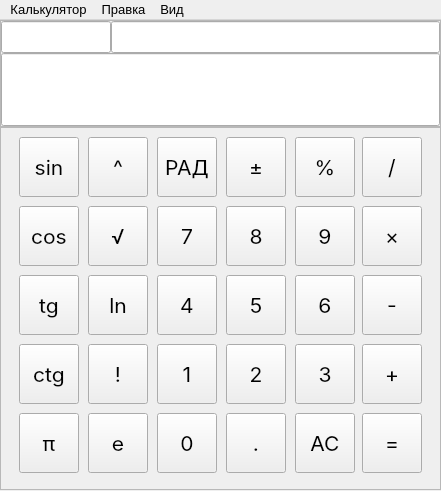
<?xml version="1.0" encoding="UTF-8"?>
<ui version="4.0">
 <class>MainWindow</class>
 <widget class="QMainWindow" name="MainWindow">
  <property name="geometry">
   <rect>
    <x>0</x>
    <y>0</y>
    <width>441</width>
    <height>491</height>
   </rect>
  </property>
  <property name="sizePolicy">
   <sizepolicy hsizetype="Minimum" vsizetype="Minimum">
    <horstretch>0</horstretch>
    <verstretch>0</verstretch>
   </sizepolicy>
  </property>
  <property name="minimumSize">
   <size>
    <width>303</width>
    <height>491</height>
   </size>
  </property>
  <property name="maximumSize">
   <size>
    <width>441</width>
    <height>491</height>
   </size>
  </property>
  <property name="font">
   <font>
    <pointsize>10</pointsize>
   </font>
  </property>
  <property name="windowTitle">
   <string>MainWindow</string>
  </property>
  <widget class="QWidget" name="centralwidget">
   <property name="sizePolicy">
    <sizepolicy hsizetype="Minimum" vsizetype="Minimum">
     <horstretch>0</horstretch>
     <verstretch>0</verstretch>
    </sizepolicy>
   </property>
   <property name="minimumSize">
    <size>
     <width>303</width>
     <height>466</height>
    </size>
   </property>
   <property name="maximumSize">
    <size>
     <width>441</width>
     <height>470</height>
    </size>
   </property>
   <property name="styleSheet">
    <string notr="true"/>
   </property>
   <layout class="QVBoxLayout" name="verticalLayout_2">
    <property name="spacing">
     <number>0</number>
    </property>
    <property name="leftMargin">
     <number>0</number>
    </property>
    <property name="topMargin">
     <number>0</number>
    </property>
    <property name="rightMargin">
     <number>0</number>
    </property>
    <property name="bottomMargin">
     <number>0</number>
    </property>
    <item>
     <widget class="QFrame" name="display">
      <property name="sizePolicy">
       <sizepolicy hsizetype="Minimum" vsizetype="Minimum">
        <horstretch>0</horstretch>
        <verstretch>0</verstretch>
       </sizepolicy>
      </property>
      <property name="minimumSize">
       <size>
        <width>267</width>
        <height>107</height>
       </size>
      </property>
      <property name="frameShape">
       <enum>QFrame::StyledPanel</enum>
      </property>
      <property name="frameShadow">
       <enum>QFrame::Raised</enum>
      </property>
      <layout class="QVBoxLayout" name="verticalLayout" stretch="1,4">
       <property name="spacing">
        <number>0</number>
       </property>
       <property name="leftMargin">
        <number>0</number>
       </property>
       <property name="topMargin">
        <number>0</number>
       </property>
       <property name="rightMargin">
        <number>0</number>
       </property>
       <property name="bottomMargin">
        <number>0</number>
       </property>
       <item>
        <layout class="QHBoxLayout" name="secondaryDisplay" stretch="1,3">
         <property name="spacing">
          <number>0</number>
         </property>
         <item>
          <widget class="QLineEdit" name="indicator">
           <property name="sizePolicy">
            <sizepolicy hsizetype="Expanding" vsizetype="Minimum">
             <horstretch>0</horstretch>
             <verstretch>0</verstretch>
            </sizepolicy>
           </property>
           <property name="minimumSize">
            <size>
             <width>0</width>
             <height>32</height>
            </size>
           </property>
           <property name="font">
            <font>
             <pointsize>16</pointsize>
            </font>
           </property>
           <property name="alignment">
            <set>Qt::AlignLeading|Qt::AlignLeft|Qt::AlignVCenter</set>
           </property>
           <property name="readOnly">
            <bool>true</bool>
           </property>
          </widget>
         </item>
         <item>
          <widget class="QLineEdit" name="secondaryText">
           <property name="sizePolicy">
            <sizepolicy hsizetype="Expanding" vsizetype="Minimum">
             <horstretch>0</horstretch>
             <verstretch>0</verstretch>
            </sizepolicy>
           </property>
           <property name="minimumSize">
            <size>
             <width>0</width>
             <height>32</height>
            </size>
           </property>
           <property name="font">
            <font>
             <family>.AppleSystemUIFont</family>
             <pointsize>24</pointsize>
            </font>
           </property>
           <property name="alignment">
            <set>Qt::AlignRight|Qt::AlignTrailing|Qt::AlignVCenter</set>
           </property>
           <property name="readOnly">
            <bool>true</bool>
           </property>
          </widget>
         </item>
        </layout>
       </item>
       <item>
        <widget class="QLineEdit" name="primaryText">
         <property name="sizePolicy">
          <sizepolicy hsizetype="Expanding" vsizetype="Minimum">
           <horstretch>0</horstretch>
           <verstretch>0</verstretch>
          </sizepolicy>
         </property>
         <property name="minimumSize">
          <size>
           <width>0</width>
           <height>48</height>
          </size>
         </property>
         <property name="font">
          <font>
           <pointsize>36</pointsize>
          </font>
         </property>
         <property name="alignment">
          <set>Qt::AlignRight|Qt::AlignTrailing|Qt::AlignVCenter</set>
         </property>
         <property name="readOnly">
          <bool>true</bool>
         </property>
        </widget>
       </item>
      </layout>
     </widget>
    </item>
    <item>
     <widget class="QFrame" name="keyboard">
      <property name="sizePolicy">
       <sizepolicy hsizetype="Minimum" vsizetype="Minimum">
        <horstretch>0</horstretch>
        <verstretch>0</verstretch>
       </sizepolicy>
      </property>
      <property name="minimumSize">
       <size>
        <width>267</width>
        <height>363</height>
       </size>
      </property>
      <property name="frameShape">
       <enum>QFrame::StyledPanel</enum>
      </property>
      <property name="frameShadow">
       <enum>QFrame::Raised</enum>
      </property>
      <property name="lineWidth">
       <number>0</number>
      </property>
      <layout class="QHBoxLayout" name="horizontalLayout">
       <property name="spacing">
        <number>9</number>
       </property>
       <property name="leftMargin">
        <number>18</number>
       </property>
       <property name="topMargin">
        <number>9</number>
       </property>
       <property name="rightMargin">
        <number>18</number>
       </property>
       <property name="bottomMargin">
        <number>18</number>
       </property>
       <item>
        <widget class="QWidget" name="trigonometry" native="true">
         <property name="sizePolicy">
          <sizepolicy hsizetype="Minimum" vsizetype="Minimum">
           <horstretch>0</horstretch>
           <verstretch>0</verstretch>
          </sizepolicy>
         </property>
         <property name="minimumSize">
          <size>
           <width>60</width>
           <height>336</height>
          </size>
         </property>
         <layout class="QVBoxLayout" name="verticalLayout_4">
          <property name="spacing">
           <number>9</number>
          </property>
          <property name="leftMargin">
           <number>0</number>
          </property>
          <property name="topMargin">
           <number>0</number>
          </property>
          <property name="rightMargin">
           <number>0</number>
          </property>
          <property name="bottomMargin">
           <number>0</number>
          </property>
          <item>
           <widget class="QPushButton" name="sin">
            <property name="sizePolicy">
             <sizepolicy hsizetype="Maximum" vsizetype="Maximum">
              <horstretch>0</horstretch>
              <verstretch>0</verstretch>
             </sizepolicy>
            </property>
            <property name="minimumSize">
             <size>
              <width>60</width>
              <height>60</height>
             </size>
            </property>
            <property name="maximumSize">
             <size>
              <width>60</width>
              <height>60</height>
             </size>
            </property>
            <property name="font">
             <font>
              <family>Inter</family>
              <pointsize>16</pointsize>
             </font>
            </property>
            <property name="styleSheet">
             <string notr="true"/>
            </property>
            <property name="text">
             <string>sin</string>
            </property>
           </widget>
          </item>
          <item>
           <widget class="QPushButton" name="cos">
            <property name="sizePolicy">
             <sizepolicy hsizetype="Maximum" vsizetype="Maximum">
              <horstretch>0</horstretch>
              <verstretch>0</verstretch>
             </sizepolicy>
            </property>
            <property name="minimumSize">
             <size>
              <width>60</width>
              <height>60</height>
             </size>
            </property>
            <property name="maximumSize">
             <size>
              <width>60</width>
              <height>60</height>
             </size>
            </property>
            <property name="font">
             <font>
              <family>Inter</family>
              <pointsize>16</pointsize>
             </font>
            </property>
            <property name="styleSheet">
             <string notr="true"/>
            </property>
            <property name="text">
             <string>cos</string>
            </property>
           </widget>
          </item>
          <item>
           <widget class="QPushButton" name="tg">
            <property name="sizePolicy">
             <sizepolicy hsizetype="Maximum" vsizetype="Maximum">
              <horstretch>0</horstretch>
              <verstretch>0</verstretch>
             </sizepolicy>
            </property>
            <property name="minimumSize">
             <size>
              <width>60</width>
              <height>60</height>
             </size>
            </property>
            <property name="maximumSize">
             <size>
              <width>60</width>
              <height>60</height>
             </size>
            </property>
            <property name="font">
             <font>
              <family>Inter</family>
              <pointsize>16</pointsize>
             </font>
            </property>
            <property name="styleSheet">
             <string notr="true"/>
            </property>
            <property name="text">
             <string>tg</string>
            </property>
           </widget>
          </item>
          <item>
           <widget class="QPushButton" name="ctg">
            <property name="sizePolicy">
             <sizepolicy hsizetype="Maximum" vsizetype="Maximum">
              <horstretch>0</horstretch>
              <verstretch>0</verstretch>
             </sizepolicy>
            </property>
            <property name="minimumSize">
             <size>
              <width>60</width>
              <height>60</height>
             </size>
            </property>
            <property name="maximumSize">
             <size>
              <width>60</width>
              <height>60</height>
             </size>
            </property>
            <property name="font">
             <font>
              <family>Inter</family>
              <pointsize>16</pointsize>
             </font>
            </property>
            <property name="styleSheet">
             <string notr="true"/>
            </property>
            <property name="text">
             <string>ctg</string>
            </property>
           </widget>
          </item>
          <item>
           <widget class="QPushButton" name="pi">
            <property name="sizePolicy">
             <sizepolicy hsizetype="Maximum" vsizetype="Maximum">
              <horstretch>0</horstretch>
              <verstretch>0</verstretch>
             </sizepolicy>
            </property>
            <property name="minimumSize">
             <size>
              <width>60</width>
              <height>60</height>
             </size>
            </property>
            <property name="maximumSize">
             <size>
              <width>60</width>
              <height>60</height>
             </size>
            </property>
            <property name="font">
             <font>
              <family>Inter</family>
              <pointsize>16</pointsize>
             </font>
            </property>
            <property name="styleSheet">
             <string notr="true"/>
            </property>
            <property name="text">
             <string>π</string>
            </property>
           </widget>
          </item>
         </layout>
        </widget>
       </item>
       <item>
        <widget class="QWidget" name="alg" native="true">
         <property name="sizePolicy">
          <sizepolicy hsizetype="Minimum" vsizetype="Minimum">
           <horstretch>0</horstretch>
           <verstretch>0</verstretch>
          </sizepolicy>
         </property>
         <property name="minimumSize">
          <size>
           <width>60</width>
           <height>336</height>
          </size>
         </property>
         <layout class="QVBoxLayout" name="verticalLayout_3">
          <property name="spacing">
           <number>9</number>
          </property>
          <property name="leftMargin">
           <number>0</number>
          </property>
          <property name="topMargin">
           <number>0</number>
          </property>
          <property name="rightMargin">
           <number>0</number>
          </property>
          <property name="bottomMargin">
           <number>0</number>
          </property>
          <item>
           <widget class="QPushButton" name="pow">
            <property name="sizePolicy">
             <sizepolicy hsizetype="Maximum" vsizetype="Maximum">
              <horstretch>0</horstretch>
              <verstretch>0</verstretch>
             </sizepolicy>
            </property>
            <property name="minimumSize">
             <size>
              <width>60</width>
              <height>60</height>
             </size>
            </property>
            <property name="maximumSize">
             <size>
              <width>60</width>
              <height>60</height>
             </size>
            </property>
            <property name="font">
             <font>
              <family>Inter</family>
              <pointsize>16</pointsize>
             </font>
            </property>
            <property name="styleSheet">
             <string notr="true"/>
            </property>
            <property name="text">
             <string>^</string>
            </property>
            <property name="icon">
             <iconset>
              <normaloff>:/icons/chevron-up.png</normaloff>:/icons/chevron-up.png</iconset>
            </property>
           </widget>
          </item>
          <item>
           <widget class="QPushButton" name="sqrt">
            <property name="sizePolicy">
             <sizepolicy hsizetype="Maximum" vsizetype="Maximum">
              <horstretch>0</horstretch>
              <verstretch>0</verstretch>
             </sizepolicy>
            </property>
            <property name="minimumSize">
             <size>
              <width>60</width>
              <height>60</height>
             </size>
            </property>
            <property name="maximumSize">
             <size>
              <width>60</width>
              <height>60</height>
             </size>
            </property>
            <property name="font">
             <font>
              <family>Inter</family>
              <pointsize>16</pointsize>
             </font>
            </property>
            <property name="styleSheet">
             <string notr="true"/>
            </property>
            <property name="text">
             <string>√</string>
            </property>
            <property name="iconSize">
             <size>
              <width>24</width>
              <height>24</height>
             </size>
            </property>
           </widget>
          </item>
          <item>
           <widget class="QPushButton" name="log">
            <property name="sizePolicy">
             <sizepolicy hsizetype="Maximum" vsizetype="Maximum">
              <horstretch>0</horstretch>
              <verstretch>0</verstretch>
             </sizepolicy>
            </property>
            <property name="minimumSize">
             <size>
              <width>60</width>
              <height>60</height>
             </size>
            </property>
            <property name="maximumSize">
             <size>
              <width>60</width>
              <height>60</height>
             </size>
            </property>
            <property name="font">
             <font>
              <family>Inter</family>
              <pointsize>16</pointsize>
             </font>
            </property>
            <property name="styleSheet">
             <string notr="true"/>
            </property>
            <property name="text">
             <string>ln</string>
            </property>
           </widget>
          </item>
          <item>
           <widget class="QPushButton" name="fact">
            <property name="sizePolicy">
             <sizepolicy hsizetype="Maximum" vsizetype="Maximum">
              <horstretch>0</horstretch>
              <verstretch>0</verstretch>
             </sizepolicy>
            </property>
            <property name="minimumSize">
             <size>
              <width>60</width>
              <height>60</height>
             </size>
            </property>
            <property name="maximumSize">
             <size>
              <width>60</width>
              <height>60</height>
             </size>
            </property>
            <property name="font">
             <font>
              <family>Inter</family>
              <pointsize>16</pointsize>
             </font>
            </property>
            <property name="styleSheet">
             <string notr="true"/>
            </property>
            <property name="text">
             <string>!</string>
            </property>
           </widget>
          </item>
          <item>
           <widget class="QPushButton" name="e">
            <property name="sizePolicy">
             <sizepolicy hsizetype="Maximum" vsizetype="Maximum">
              <horstretch>0</horstretch>
              <verstretch>0</verstretch>
             </sizepolicy>
            </property>
            <property name="minimumSize">
             <size>
              <width>60</width>
              <height>60</height>
             </size>
            </property>
            <property name="maximumSize">
             <size>
              <width>60</width>
              <height>60</height>
             </size>
            </property>
            <property name="font">
             <font>
              <family>Inter</family>
              <pointsize>16</pointsize>
             </font>
            </property>
            <property name="styleSheet">
             <string notr="true"/>
            </property>
            <property name="text">
             <string>e</string>
            </property>
           </widget>
          </item>
         </layout>
        </widget>
       </item>
       <item>
        <widget class="QWidget" name="basic" native="true">
         <property name="sizePolicy">
          <sizepolicy hsizetype="Minimum" vsizetype="Minimum">
           <horstretch>0</horstretch>
           <verstretch>0</verstretch>
          </sizepolicy>
         </property>
         <property name="minimumSize">
          <size>
           <width>198</width>
           <height>336</height>
          </size>
         </property>
         <layout class="QVBoxLayout" name="verticalLayout_6">
          <property name="spacing">
           <number>9</number>
          </property>
          <property name="leftMargin">
           <number>0</number>
          </property>
          <property name="topMargin">
           <number>0</number>
          </property>
          <property name="rightMargin">
           <number>0</number>
          </property>
          <property name="bottomMargin">
           <number>0</number>
          </property>
          <item>
           <layout class="QHBoxLayout" name="controls">
            <property name="spacing">
             <number>9</number>
            </property>
            <item>
             <widget class="QPushButton" name="toRad">
              <property name="sizePolicy">
               <sizepolicy hsizetype="Maximum" vsizetype="Maximum">
                <horstretch>0</horstretch>
                <verstretch>0</verstretch>
               </sizepolicy>
              </property>
              <property name="minimumSize">
               <size>
                <width>60</width>
                <height>60</height>
               </size>
              </property>
              <property name="maximumSize">
               <size>
                <width>60</width>
                <height>60</height>
               </size>
              </property>
              <property name="font">
               <font>
                <family>Inter</family>
                <pointsize>16</pointsize>
               </font>
              </property>
              <property name="styleSheet">
               <string notr="true"/>
              </property>
              <property name="text">
               <string>РАД</string>
              </property>
             </widget>
            </item>
            <item>
             <widget class="QPushButton" name="changeSign">
              <property name="sizePolicy">
               <sizepolicy hsizetype="Maximum" vsizetype="Maximum">
                <horstretch>0</horstretch>
                <verstretch>0</verstretch>
               </sizepolicy>
              </property>
              <property name="minimumSize">
               <size>
                <width>60</width>
                <height>60</height>
               </size>
              </property>
              <property name="maximumSize">
               <size>
                <width>60</width>
                <height>60</height>
               </size>
              </property>
              <property name="font">
               <font>
                <family>Inter</family>
                <pointsize>16</pointsize>
               </font>
              </property>
              <property name="styleSheet">
               <string notr="true"/>
              </property>
              <property name="text">
               <string>±</string>
              </property>
              <property name="iconSize">
               <size>
                <width>18</width>
                <height>18</height>
               </size>
              </property>
             </widget>
            </item>
            <item>
             <widget class="QPushButton" name="percent">
              <property name="sizePolicy">
               <sizepolicy hsizetype="Maximum" vsizetype="Maximum">
                <horstretch>0</horstretch>
                <verstretch>0</verstretch>
               </sizepolicy>
              </property>
              <property name="minimumSize">
               <size>
                <width>60</width>
                <height>60</height>
               </size>
              </property>
              <property name="maximumSize">
               <size>
                <width>60</width>
                <height>60</height>
               </size>
              </property>
              <property name="font">
               <font>
                <family>Inter</family>
                <pointsize>16</pointsize>
               </font>
              </property>
              <property name="styleSheet">
               <string notr="true"/>
              </property>
              <property name="text">
               <string>%</string>
              </property>
             </widget>
            </item>
           </layout>
          </item>
          <item>
           <layout class="QGridLayout" name="nums">
            <property name="spacing">
             <number>9</number>
            </property>
            <item row="0" column="0">
             <widget class="QPushButton" name="seven">
              <property name="sizePolicy">
               <sizepolicy hsizetype="Maximum" vsizetype="Maximum">
                <horstretch>0</horstretch>
                <verstretch>0</verstretch>
               </sizepolicy>
              </property>
              <property name="minimumSize">
               <size>
                <width>60</width>
                <height>60</height>
               </size>
              </property>
              <property name="maximumSize">
               <size>
                <width>60</width>
                <height>60</height>
               </size>
              </property>
              <property name="font">
               <font>
                <family>Inter</family>
                <pointsize>16</pointsize>
               </font>
              </property>
              <property name="styleSheet">
               <string notr="true"/>
              </property>
              <property name="text">
               <string>7</string>
              </property>
             </widget>
            </item>
            <item row="0" column="1">
             <widget class="QPushButton" name="eight">
              <property name="sizePolicy">
               <sizepolicy hsizetype="Maximum" vsizetype="Maximum">
                <horstretch>0</horstretch>
                <verstretch>0</verstretch>
               </sizepolicy>
              </property>
              <property name="minimumSize">
               <size>
                <width>60</width>
                <height>60</height>
               </size>
              </property>
              <property name="maximumSize">
               <size>
                <width>60</width>
                <height>60</height>
               </size>
              </property>
              <property name="font">
               <font>
                <family>Inter</family>
                <pointsize>16</pointsize>
               </font>
              </property>
              <property name="styleSheet">
               <string notr="true"/>
              </property>
              <property name="text">
               <string>8</string>
              </property>
             </widget>
            </item>
            <item row="0" column="2">
             <widget class="QPushButton" name="nine">
              <property name="sizePolicy">
               <sizepolicy hsizetype="Maximum" vsizetype="Maximum">
                <horstretch>0</horstretch>
                <verstretch>0</verstretch>
               </sizepolicy>
              </property>
              <property name="minimumSize">
               <size>
                <width>60</width>
                <height>60</height>
               </size>
              </property>
              <property name="maximumSize">
               <size>
                <width>60</width>
                <height>60</height>
               </size>
              </property>
              <property name="font">
               <font>
                <family>Inter</family>
                <pointsize>16</pointsize>
               </font>
              </property>
              <property name="styleSheet">
               <string notr="true"/>
              </property>
              <property name="text">
               <string>9</string>
              </property>
             </widget>
            </item>
            <item row="1" column="0">
             <widget class="QPushButton" name="four">
              <property name="sizePolicy">
               <sizepolicy hsizetype="Maximum" vsizetype="Maximum">
                <horstretch>0</horstretch>
                <verstretch>0</verstretch>
               </sizepolicy>
              </property>
              <property name="minimumSize">
               <size>
                <width>60</width>
                <height>60</height>
               </size>
              </property>
              <property name="maximumSize">
               <size>
                <width>60</width>
                <height>60</height>
               </size>
              </property>
              <property name="font">
               <font>
                <family>Inter</family>
                <pointsize>16</pointsize>
               </font>
              </property>
              <property name="styleSheet">
               <string notr="true"/>
              </property>
              <property name="text">
               <string>4</string>
              </property>
             </widget>
            </item>
            <item row="1" column="1">
             <widget class="QPushButton" name="five">
              <property name="sizePolicy">
               <sizepolicy hsizetype="Maximum" vsizetype="Maximum">
                <horstretch>0</horstretch>
                <verstretch>0</verstretch>
               </sizepolicy>
              </property>
              <property name="minimumSize">
               <size>
                <width>60</width>
                <height>60</height>
               </size>
              </property>
              <property name="maximumSize">
               <size>
                <width>60</width>
                <height>60</height>
               </size>
              </property>
              <property name="font">
               <font>
                <family>Inter</family>
                <pointsize>16</pointsize>
               </font>
              </property>
              <property name="styleSheet">
               <string notr="true"/>
              </property>
              <property name="text">
               <string>5</string>
              </property>
             </widget>
            </item>
            <item row="1" column="2">
             <widget class="QPushButton" name="six">
              <property name="sizePolicy">
               <sizepolicy hsizetype="Maximum" vsizetype="Maximum">
                <horstretch>0</horstretch>
                <verstretch>0</verstretch>
               </sizepolicy>
              </property>
              <property name="minimumSize">
               <size>
                <width>60</width>
                <height>60</height>
               </size>
              </property>
              <property name="maximumSize">
               <size>
                <width>60</width>
                <height>60</height>
               </size>
              </property>
              <property name="font">
               <font>
                <family>Inter</family>
                <pointsize>16</pointsize>
               </font>
              </property>
              <property name="styleSheet">
               <string notr="true"/>
              </property>
              <property name="text">
               <string>6</string>
              </property>
             </widget>
            </item>
            <item row="2" column="0">
             <widget class="QPushButton" name="one">
              <property name="sizePolicy">
               <sizepolicy hsizetype="Maximum" vsizetype="Maximum">
                <horstretch>0</horstretch>
                <verstretch>0</verstretch>
               </sizepolicy>
              </property>
              <property name="minimumSize">
               <size>
                <width>60</width>
                <height>60</height>
               </size>
              </property>
              <property name="maximumSize">
               <size>
                <width>60</width>
                <height>60</height>
               </size>
              </property>
              <property name="font">
               <font>
                <family>Inter</family>
                <pointsize>16</pointsize>
               </font>
              </property>
              <property name="styleSheet">
               <string notr="true"/>
              </property>
              <property name="text">
               <string>1</string>
              </property>
             </widget>
            </item>
            <item row="2" column="1">
             <widget class="QPushButton" name="two">
              <property name="sizePolicy">
               <sizepolicy hsizetype="Maximum" vsizetype="Maximum">
                <horstretch>0</horstretch>
                <verstretch>0</verstretch>
               </sizepolicy>
              </property>
              <property name="minimumSize">
               <size>
                <width>60</width>
                <height>60</height>
               </size>
              </property>
              <property name="maximumSize">
               <size>
                <width>60</width>
                <height>60</height>
               </size>
              </property>
              <property name="font">
               <font>
                <family>Inter</family>
                <pointsize>16</pointsize>
               </font>
              </property>
              <property name="styleSheet">
               <string notr="true"/>
              </property>
              <property name="text">
               <string>2</string>
              </property>
             </widget>
            </item>
            <item row="2" column="2">
             <widget class="QPushButton" name="three">
              <property name="sizePolicy">
               <sizepolicy hsizetype="Maximum" vsizetype="Maximum">
                <horstretch>0</horstretch>
                <verstretch>0</verstretch>
               </sizepolicy>
              </property>
              <property name="minimumSize">
               <size>
                <width>60</width>
                <height>60</height>
               </size>
              </property>
              <property name="maximumSize">
               <size>
                <width>60</width>
                <height>60</height>
               </size>
              </property>
              <property name="font">
               <font>
                <family>Inter</family>
                <pointsize>16</pointsize>
               </font>
              </property>
              <property name="styleSheet">
               <string notr="true"/>
              </property>
              <property name="text">
               <string>3</string>
              </property>
             </widget>
            </item>
            <item row="3" column="0">
             <widget class="QPushButton" name="zero">
              <property name="sizePolicy">
               <sizepolicy hsizetype="Maximum" vsizetype="Maximum">
                <horstretch>0</horstretch>
                <verstretch>0</verstretch>
               </sizepolicy>
              </property>
              <property name="minimumSize">
               <size>
                <width>60</width>
                <height>60</height>
               </size>
              </property>
              <property name="maximumSize">
               <size>
                <width>60</width>
                <height>60</height>
               </size>
              </property>
              <property name="font">
               <font>
                <family>Inter</family>
                <pointsize>16</pointsize>
               </font>
              </property>
              <property name="styleSheet">
               <string notr="true"/>
              </property>
              <property name="text">
               <string>0</string>
              </property>
             </widget>
            </item>
            <item row="3" column="1">
             <widget class="QPushButton" name="dot">
              <property name="sizePolicy">
               <sizepolicy hsizetype="Maximum" vsizetype="Maximum">
                <horstretch>0</horstretch>
                <verstretch>0</verstretch>
               </sizepolicy>
              </property>
              <property name="minimumSize">
               <size>
                <width>60</width>
                <height>60</height>
               </size>
              </property>
              <property name="maximumSize">
               <size>
                <width>60</width>
                <height>60</height>
               </size>
              </property>
              <property name="font">
               <font>
                <family>Inter</family>
                <pointsize>16</pointsize>
               </font>
              </property>
              <property name="styleSheet">
               <string notr="true"/>
              </property>
              <property name="text">
               <string>.</string>
              </property>
             </widget>
            </item>
            <item row="3" column="2">
             <widget class="QPushButton" name="del">
              <property name="sizePolicy">
               <sizepolicy hsizetype="Maximum" vsizetype="Maximum">
                <horstretch>0</horstretch>
                <verstretch>0</verstretch>
               </sizepolicy>
              </property>
              <property name="minimumSize">
               <size>
                <width>60</width>
                <height>60</height>
               </size>
              </property>
              <property name="maximumSize">
               <size>
                <width>60</width>
                <height>60</height>
               </size>
              </property>
              <property name="font">
               <font>
                <family>Inter</family>
                <pointsize>16</pointsize>
               </font>
              </property>
              <property name="styleSheet">
               <string notr="true"/>
              </property>
              <property name="text">
               <string>AC</string>
              </property>
             </widget>
            </item>
           </layout>
          </item>
         </layout>
        </widget>
       </item>
       <item>
        <widget class="QWidget" name="mainOperations" native="true">
         <property name="sizePolicy">
          <sizepolicy hsizetype="Minimum" vsizetype="Minimum">
           <horstretch>0</horstretch>
           <verstretch>0</verstretch>
          </sizepolicy>
         </property>
         <property name="minimumSize">
          <size>
           <width>60</width>
           <height>336</height>
          </size>
         </property>
         <layout class="QVBoxLayout" name="verticalLayout_5">
          <property name="spacing">
           <number>9</number>
          </property>
          <property name="leftMargin">
           <number>0</number>
          </property>
          <property name="topMargin">
           <number>0</number>
          </property>
          <property name="rightMargin">
           <number>0</number>
          </property>
          <property name="bottomMargin">
           <number>0</number>
          </property>
          <item>
           <widget class="QPushButton" name="div">
            <property name="sizePolicy">
             <sizepolicy hsizetype="Maximum" vsizetype="Maximum">
              <horstretch>0</horstretch>
              <verstretch>0</verstretch>
             </sizepolicy>
            </property>
            <property name="minimumSize">
             <size>
              <width>60</width>
              <height>60</height>
             </size>
            </property>
            <property name="maximumSize">
             <size>
              <width>60</width>
              <height>60</height>
             </size>
            </property>
            <property name="font">
             <font>
              <family>Inter</family>
              <pointsize>16</pointsize>
             </font>
            </property>
            <property name="styleSheet">
             <string notr="true"/>
            </property>
            <property name="text">
             <string>/</string>
            </property>
           </widget>
          </item>
          <item>
           <widget class="QPushButton" name="mult">
            <property name="sizePolicy">
             <sizepolicy hsizetype="Maximum" vsizetype="Maximum">
              <horstretch>0</horstretch>
              <verstretch>0</verstretch>
             </sizepolicy>
            </property>
            <property name="minimumSize">
             <size>
              <width>60</width>
              <height>60</height>
             </size>
            </property>
            <property name="maximumSize">
             <size>
              <width>60</width>
              <height>60</height>
             </size>
            </property>
            <property name="font">
             <font>
              <family>Inter</family>
              <pointsize>16</pointsize>
             </font>
            </property>
            <property name="styleSheet">
             <string notr="true"/>
            </property>
            <property name="text">
             <string>×</string>
            </property>
            <property name="icon">
             <iconset>
              <normaloff>:/icons/cross.png</normaloff>:/icons/cross.png</iconset>
            </property>
           </widget>
          </item>
          <item>
           <widget class="QPushButton" name="minus">
            <property name="sizePolicy">
             <sizepolicy hsizetype="Maximum" vsizetype="Maximum">
              <horstretch>0</horstretch>
              <verstretch>0</verstretch>
             </sizepolicy>
            </property>
            <property name="minimumSize">
             <size>
              <width>60</width>
              <height>60</height>
             </size>
            </property>
            <property name="maximumSize">
             <size>
              <width>60</width>
              <height>60</height>
             </size>
            </property>
            <property name="font">
             <font>
              <family>Inter</family>
              <pointsize>16</pointsize>
             </font>
            </property>
            <property name="styleSheet">
             <string notr="true"/>
            </property>
            <property name="text">
             <string>-</string>
            </property>
           </widget>
          </item>
          <item>
           <widget class="QPushButton" name="plus">
            <property name="sizePolicy">
             <sizepolicy hsizetype="Maximum" vsizetype="Maximum">
              <horstretch>0</horstretch>
              <verstretch>0</verstretch>
             </sizepolicy>
            </property>
            <property name="minimumSize">
             <size>
              <width>60</width>
              <height>60</height>
             </size>
            </property>
            <property name="maximumSize">
             <size>
              <width>60</width>
              <height>60</height>
             </size>
            </property>
            <property name="font">
             <font>
              <family>Inter</family>
              <pointsize>16</pointsize>
             </font>
            </property>
            <property name="styleSheet">
             <string notr="true"/>
            </property>
            <property name="text">
             <string>+</string>
            </property>
           </widget>
          </item>
          <item>
           <widget class="QPushButton" name="eval">
            <property name="sizePolicy">
             <sizepolicy hsizetype="Maximum" vsizetype="Maximum">
              <horstretch>0</horstretch>
              <verstretch>0</verstretch>
             </sizepolicy>
            </property>
            <property name="minimumSize">
             <size>
              <width>60</width>
              <height>60</height>
             </size>
            </property>
            <property name="maximumSize">
             <size>
              <width>60</width>
              <height>60</height>
             </size>
            </property>
            <property name="font">
             <font>
              <family>Inter</family>
              <pointsize>16</pointsize>
             </font>
            </property>
            <property name="styleSheet">
             <string notr="true"/>
            </property>
            <property name="text">
             <string>=</string>
            </property>
           </widget>
          </item>
         </layout>
        </widget>
       </item>
      </layout>
     </widget>
    </item>
   </layout>
  </widget>
  <widget class="QMenuBar" name="menubar">
   <property name="geometry">
    <rect>
     <x>0</x>
     <y>0</y>
     <width>441</width>
     <height>22</height>
    </rect>
   </property>
   <widget class="QMenu" name="menu">
    <property name="title">
     <string>Калькулятор</string>
    </property>
   </widget>
   <widget class="QMenu" name="menu_2">
    <property name="title">
     <string>Вид</string>
    </property>
    <addaction name="showAgvancedAction"/>
    <addaction name="showTrigAction"/>
   </widget>
   <widget class="QMenu" name="menu_3">
    <property name="title">
     <string>Правка</string>
    </property>
   </widget>
   <addaction name="menu"/>
   <addaction name="menu_3"/>
   <addaction name="menu_2"/>
  </widget>
  <action name="action">
   <property name="checkable">
    <bool>true</bool>
   </property>
   <property name="text">
    <string>Обычный</string>
   </property>
  </action>
  <action name="showTrigAction">
   <property name="checkable">
    <bool>true</bool>
   </property>
   <property name="text">
    <string>Тригонометрия</string>
   </property>
  </action>
  <action name="showAgvancedAction">
   <property name="checkable">
    <bool>true</bool>
   </property>
   <property name="text">
    <string>Расширеный</string>
   </property>
  </action>
 </widget>
 <resources/>
 <connections/>
</ui>
